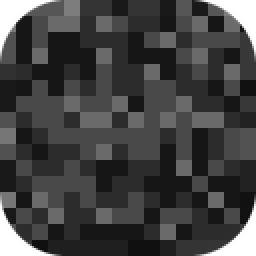
#> input picture crates/vanta-app/ui/blocks/rounded/bedrock.png, 128 x 128 px (shown 2 times larger)
$ python -i gen_rounded_blocks.py   (imports and definitions only)
#> lines starting #> are read from the running program, lines starting #| are printed output that depends on the picture; after the words box and inside, x2 and y2 are one past the last pixel; in counts of white or black regions, pixels touching at a corner belong together
#!/usr/bin/env python3
"""Make rounded-corner versions of the block textures for instance icons.

Slint's software renderer ignores the corner radius when clipping, so a
16x16 block drawn inside a rounded tile shows square corners there (and in
the headless screenshots). These copies are scaled up 8x with hard pixels and
have transparent, anti-aliased corners matching InstanceIcon's radius, so
every renderer shows the same rounded tile.

Usage: scripts/gen_rounded_blocks.py [blocks-dir]
Needs: Pillow.
"""

import sys
from pathlib import Path

from PIL import Image, ImageDraw

SCALE = 8          # 16 px texture -> 128 px
RADIUS = 0.26      # InstanceIcon: border-radius: size * 0.26
SUPERSAMPLE = 4


def rounded(src: Path, dst: Path) -> None:
#> called with dst = 'out.png'
    img = Image.open(src).convert("RGBA")
#> img is the input picture: PIL image 128x128 RGBA; mean R, G, B, A 55.2, 55.2, 55.2, 240.1
    big = img.resize((img.width * SCALE, img.height * SCALE), Image.NEAREST)
    w, h = big.size
#> w = 1024; h = 1024
    mask = Image.new("L", (w * SUPERSAMPLE, h * SUPERSAMPLE), 0)
#> mask: PIL image 4096x4096 L; every value is 0
    ImageDraw.Draw(mask).rounded_rectangle(
        (0, 0, w * SUPERSAMPLE - 1, h * SUPERSAMPLE - 1),
        radius=round(min(w, h) * RADIUS * SUPERSAMPLE),
        fill=255,
    )
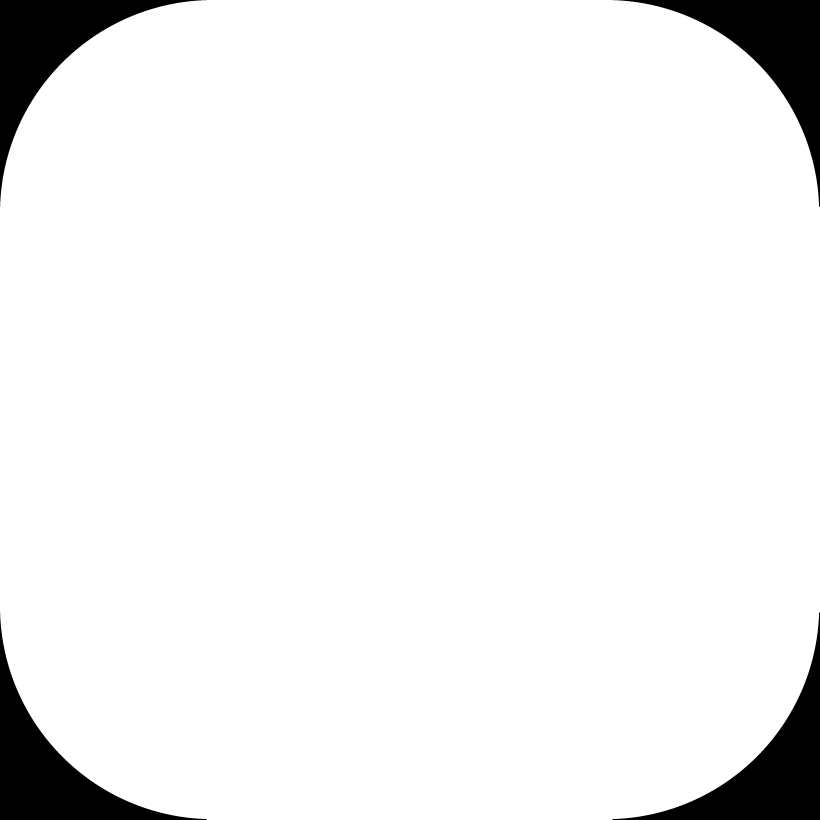
#> mask: PIL image 4096x4096 L (shown at 1/5 size); 94.2% white; 4 black regions, box (x1, y1, x2, y2) and area: (0, 0, 1033, 1033) 243710, (3063, 0, 4096, 1033) 243710, (0, 3063, 1033, 4096) 243710, (3063, 3063, 4096, 4096) 243710
    big.putalpha(mask.resize((w, h), Image.LANCZOS))
    big.save(dst, optimize=True)


def main(blocks: str) -> None:
    src_dir = Path(blocks)
    out = src_dir / "rounded"
    out.mkdir(exist_ok=True)
    for src in sorted(src_dir.glob("*.png")):
        rounded(src, out / src.name)
        print(out / src.name)


# [2 lines not run here, left out]

>>> result = rounded('../crates/vanta-app/ui/blocks/rounded/bedrock.png', 'out.png')
